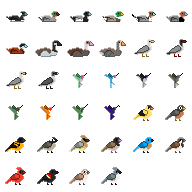
#> input picture tools/birds/sheet.png, 192 x 192 px
$ python bases.py
#> lines starting #> are read from the running program, lines starting #| are printed output that depends on the picture
### tools/birds/common.py
from PIL import Image
import colorsys, math
import os
SHEET = os.path.join(os.path.dirname(__file__), 'sheet.png')
_im = Image.open(SHEET).convert('RGBA')
CELLS = []
for r in range(6):
    for c in range(6):
        cell = _im.crop((c*32, r*32, c*32+32, r*32+32))
        if cell.split()[3].getbbox(): CELLS.append(cell)
#> after the loop, CELLS = 34 items
def px(i):
    p = CELLS[i].load(); return {(x, y): p[x, y][:3] for y in range(32) for x in range(32) if p[x, y][3] >= 128}
# parts (same ids as src/core/pixel/archetypes.ts P)
P = dict(NONE=0, BODY=1, BELLY=2, WING=3, TAIL=4, HEAD=5, CROWN=6, CREST=7, BEAK=8, LEG=9, EYE=10, BIB=11, MASK=12, CHEEK=13, WINGBAR=14, FARWING=15, NAPE=16)
PN = {v: k for k, v in P.items()}
CH = {0: '.', 1: 'B', 2: 'Y', 3: 'W', 4: 'T', 5: 'H', 6: 'C', 7: 'X', 8: 'K', 9: 'L', 10: 'E', 11: 'I', 12: 'M', 13: 'Q', 14: 'R', 15: 'F', 16: 'N'}
CHR = {v: k for k, v in CH.items()}
def srgb2lin(c):
    c = c / 255; return c / 12.92 if c <= 0.04045 else ((c + 0.055) / 1.055) ** 2.4
def lab(rgb):
    r, g, b = (srgb2lin(v) for v in rgb)
    X = (0.4124 * r + 0.3576 * g + 0.1805 * b) / 0.95047; Y = 0.2126 * r + 0.7152 * g + 0.0722 * b; Z = (0.0193 * r + 0.1192 * g + 0.9505 * b) / 1.08883
    f = lambda t: t ** (1 / 3) if t > 0.008856 else 7.787 * t + 16 / 116
    fx, fy, fz = f(X), f(Y), f(Z)
    return (116 * fy - 16, 500 * (fx - fy), 200 * (fy - fz))
PARTCOL = {0: (0, 0, 0), 1: (140, 100, 60), 2: (240, 220, 180), 3: (90, 70, 50), 4: (60, 40, 30), 5: (200, 150, 100), 6: (230, 60, 60), 7: (255, 0, 255), 8: (255, 200, 0), 9: (255, 128, 0), 10: (0, 0, 0), 11: (20, 20, 200), 12: (0, 160, 160), 13: (255, 255, 255), 14: (120, 255, 120), 15: (50, 40, 30), 16: (160, 60, 200)}
def show(labels, path, scale=10):
    im = Image.new('RGB', (32, 32), (24, 24, 30)); p = im.load()
    for (x, y), v in labels.items(): p[x, y] = PARTCOL[v]
    im.resize((32 * scale, 32 * scale), Image.NEAREST).save(path)

### tools/birds/bases.py
# Canonical part maps for the five outlines on the owner's sheet, plus marking zones.
from common import *

def song():
    ref = px(30)  # cardinal: has the crest rows; others are the same outline minus rows 7-8
    out = {}
    for (x, y), c in px(32).items():
        L = lab(c)[0]
        if y >= 23 and x >= 14: v = 'L'
        elif (x <= 10 and y >= 18) or (y >= 21 and x <= 11): v = 'T'
        elif c == (0, 0, 0): v = 'E'
        elif x >= 23 and 11 <= y <= 13: v = 'K'
        elif y <= 10 and x >= 18: v = 'C'
        elif (y <= 12 and x >= 17) or (y == 13 and x >= 19) or (y == 14 and x >= 19): v = 'H'
        elif y <= 14: v = 'B'
        elif x >= 20 or (x >= 18 and y >= 19) or (L > 85): v = 'Y'
        elif 15 <= y <= 17 and x >= 15: v = 'B'
        else: v = 'W'
        out[(x, y)] = v
    crest = {(x, y) for (x, y) in ref if y <= 9 and (x, y) not in out}
    crest |= {(x, y) for (x, y) in ref if y <= 8}
    return out, {
        'crest': sorted(crest),
        'nape': [(17, 11), (17, 12), (16, 13), (17, 13), (18, 13)],
        'maskThin': [(19, 11), (21, 11), (22, 11), (19, 12), (21, 12), (22, 12)],
        'maskBold': [(19, 11), (21, 11), (22, 11), (19, 12), (21, 12), (22, 12), (20, 10), (21, 10), (19, 13), (20, 13), (21, 13), (22, 13), (18, 11), (18, 12)],
        'cheek': [(18, 12), (18, 13), (19, 13), (20, 13), (21, 13), (19, 14), (20, 14)],
        'throat': [(x, y) for y in range(13, 16) for x in range(20, 24)],
        'full': [(x, y) for y in range(13, 19) for x in range(19, 24)],
        'bar1': [(x, 18) for x in range(12, 17)],
        'bar2': [(x, 16) for x in range(12, 16)] + [(x, 18) for x in range(12, 17)],
        'shoulder': (15, 15), 'eye': (20, 11),
    }

def duck():
    out = {}
    for (x, y), c in px(3).items():
        if c == (0, 0, 0): v = 'E'
        elif x >= 24 and 12 <= y <= 15 and lab(c)[1] > 0 and c not in [(0x17, 0x8b, 0x47), (0x8b, 0xc5, 0xa3)]: v = 'K'
        elif y <= 12 and x >= 20: v = 'C'
        elif x >= 19 and y <= 16: v = 'H'
        elif y >= 21: v = 'Y'
        elif x <= 11 and y <= 20: v = 'T'
        elif x >= 19 and y >= 17: v = 'Y'
        elif 17 <= y <= 19 and 10 <= x <= 16: v = 'W'
        else: v = 'B'
        out[(x, y)] = v
    return out, {
        'nape': [(19, 13), (19, 14), (19, 15), (20, 16)], 'maskThin': [(21, 13), (23, 13)], 'maskBold': [(21, 13), (23, 13), (21, 14), (22, 14), (23, 14), (21, 12), (22, 12)],
        'cheek': [(21, 14), (22, 14), (23, 14), (22, 15), (23, 15)], 'throat': [(x, 17) for x in range(19, 23)], 'full': [(x, y) for y in range(17, 20) for x in range(19, 24)],
        'bar1': [(x, 19) for x in range(11, 15)], 'bar2': [(x, 19) for x in range(11, 15)] + [(x, 17) for x in range(12, 15)], 'crest': [(22, 10), (23, 10), (21, 10)],
        'shoulder': (15, 16), 'eye': (22, 13),
    }

def goose():
    out = {}
    for (x, y), c in px(8).items():
        if c == (0, 0, 0): v = 'E'
        elif x >= 25 and 10 <= y <= 13: v = 'K'
        elif y <= 9 and x >= 21: v = 'C'
        elif x >= 20 and y <= 17: v = 'H'
        elif y >= 23: v = 'Y'
        elif x >= 18 and y >= 18: v = 'Y'
        elif x <= 5: v = 'T'
        elif 8 <= x <= 17 and y >= 18 and c not in [(0x5e, 0x3d, 0x32), (0xae, 0x9e, 0x98)]: v = 'W'
        else: v = 'B'
        out[(x, y)] = v
    return out, {
        'nape': [(20, 12), (20, 13), (20, 14), (20, 15), (20, 16)], 'maskThin': [(22, 10), (24, 10)], 'maskBold': [(22, 10), (24, 10), (21, 10), (22, 11), (23, 11), (24, 11)],
        'cheek': [(22, 11), (23, 11), (24, 11), (22, 12), (23, 12), (24, 12)], 'throat': [(x, y) for y in range(13, 18) for x in range(21, 24)], 'full': [(x, y) for y in range(18, 22) for x in range(18, 25)],
        'bar1': [(x, 20) for x in range(10, 16)], 'bar2': [(x, 20) for x in range(10, 16)] + [(x, 22) for x in range(10, 16)], 'crest': [(22, 7), (23, 7)],
        'shoulder': (13, 18), 'eye': (23, 10),
    }

def gull():
    out = {}
    for (x, y), c in px(12).items():
        if c == (0, 0, 0): v = 'E'
        elif y >= 22 and x >= 13: v = 'L'
        elif x >= 23 and 8 <= y <= 10: v = 'K'
        elif y <= 7: v = 'C'
        elif x >= 19 and y <= 12: v = 'H'
        elif x <= 9 and y >= 20: v = 'T'
        elif y == 21 and x >= 10: v = 'Y'
        elif x >= 20 or (x == 19 and y >= 16): v = 'Y'
        elif c[0] < 0x60 and y >= 18: v = 'F' if y == 20 else 'W'
        else: v = 'W' if y >= 15 else 'B'
        out[(x, y)] = v
    return out, {
        'nape': [(19, 10), (19, 11), (19, 12), (20, 12)], 'maskThin': [(20, 9), (22, 9)], 'maskBold': [(20, 9), (22, 9), (20, 8), (21, 8), (22, 8), (20, 10), (21, 10), (22, 10)],
        'cheek': [(20, 10), (21, 10), (22, 10)], 'throat': [(x, y) for y in range(11, 14) for x in range(20, 23)], 'full': [(x, y) for y in range(11, 18) for x in range(20, 24)],
        'bar1': [(x, 18) for x in range(11, 17)], 'bar2': [(x, 18) for x in range(11, 17)] + [(x, 16) for x in range(13, 18)], 'crest': [(20, 6), (21, 6)],
        'shoulder': (16, 14), 'eye': (21, 9),
    }

def humm():
    out = {}
    for (x, y), c in px(18).items():
        if c == (0, 0, 0): v = 'K'
        elif y <= 16 and x <= 16 and not (x >= 14 and y >= 14): v = 'W'
        elif y >= 19: v = 'T'
        elif x >= 17 and y <= 12: v = 'C' if y <= 11 else 'H'
        elif x >= 18 and 13 <= y <= 15: v = 'I' if c[0] > 0x70 else 'H'
        elif c[0] > 0xe0: v = 'Y'
        else: v = 'B'
        out[(x, y)] = v
    return out, {
        'nape': [(16, 12), (17, 12)], 'maskThin': [(19, 12)], 'maskBold': [(19, 12), (18, 12), (20, 12)], 'cheek': [(18, 13)],
        'throat': [(18, 13), (19, 13), (18, 14), (19, 14), (18, 15)], 'full': [(18, 13), (19, 13), (18, 14), (19, 14), (18, 15), (17, 15), (17, 16)],
        'bar1': [(12, 12), (13, 13)], 'bar2': [(12, 12), (13, 13), (11, 11)], 'crest': [(19, 10)],
        'shoulder': (15, 14), 'eye': None,
    }

BASES = {'song': (song, [22, 23, 24, 25, 26, 27, 28, 29, 30, 31, 32, 33]), 'duck': (duck, [0, 1, 2, 3, 4, 5, 6]), 'goose': (goose, [7, 8, 9]), 'gull': (gull, [10, 11, 12, 13]), 'humm': (humm, list(range(14, 22)))}

if __name__ == '__main__':
    tiles = []
    for name, (fn, ids) in BASES.items():
        lbl, zones = fn()
#> in song, `ref = px(30)`: ref = 175 items
#> the loop in song, `for (x, y), c in px(32).items():` made 163 passes
#> (r in lab, g in lab, b in lab, X in lab, Y in lab, Z in lab, fx in lab) on pass 1: (0.597, 0.434, 0.342, 0.487, 0.462, 0.357, 0.787)
#> in song, `crest = {(x, y) for (x, y) in ref if y <= 9 and (x, y) not in out}`: crest = 12 items
#> lbl = 163 items; zones = 11 items
        l = {k: CHR[v] for k, v in lbl.items()}
#> l = 163 items
        show(l, f'/tmp/lbl-{name}.png'); tiles += [CELLS[ids[0] if name != 'song' else 32].resize((320, 320), Image.NEAREST).convert('RGB'), Image.open(f'/tmp/lbl-{name}.png')]
#> in show, `im = Image.new('RGB', (32, 32), (24, 24, 30))`:
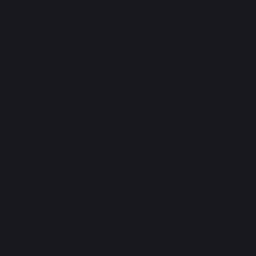
#> im: PIL image 32x32 RGB (shown 8 times larger); mean R, G, B 24, 24, 30
#> the loop in show, `for (x, y), v in labels.items(): p[x, y] = PARTCOL[v]` made 163 passes
#> (x, y, v) on passes 1 to 3: (19, 9, 6), (20, 9, 6), (21, 9, 6)
#> in show, `im.resize((32 * scale, 32 * scale), Image.NEAREST).save(path)`:
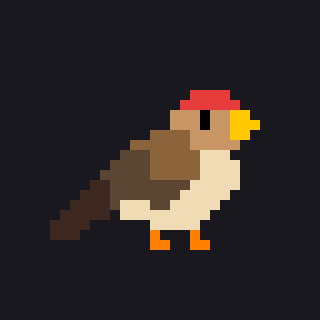
#> saved as lbl-song.png: PIL image 320x320 RGB; mean R, G, B 46.7, 40.2, 38.8
        print(name, len(lbl), {v: sum(1 for x in lbl.values() if x == v) for v in sorted(set(lbl.values()))})
#| song 163 {'B': 25, 'C': 10, 'E': 2, 'H': 19, 'K': 7, 'L': 6, 'T': 21, 'W': 30, 'Y': 43}
    s = Image.new('RGB', (len(tiles) * 165, 330), 'white')
#> s: PIL image 1650x330 RGB; every value is 255
    for i, t in enumerate(tiles): s.paste(t.resize((160, 160), Image.NEAREST), ((i // 2) * 330 + (i % 2) * 165, 0))
#> this loop made 10 passes
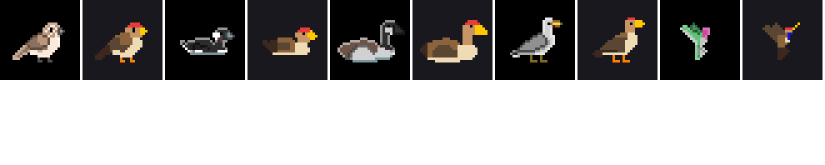
#> s: PIL image 1650x330 RGB (shown at 1/2 size); mean R, G, B 150.7, 149.2, 148.7
    s.save('/home/claude/qa/bases-labels.png')
